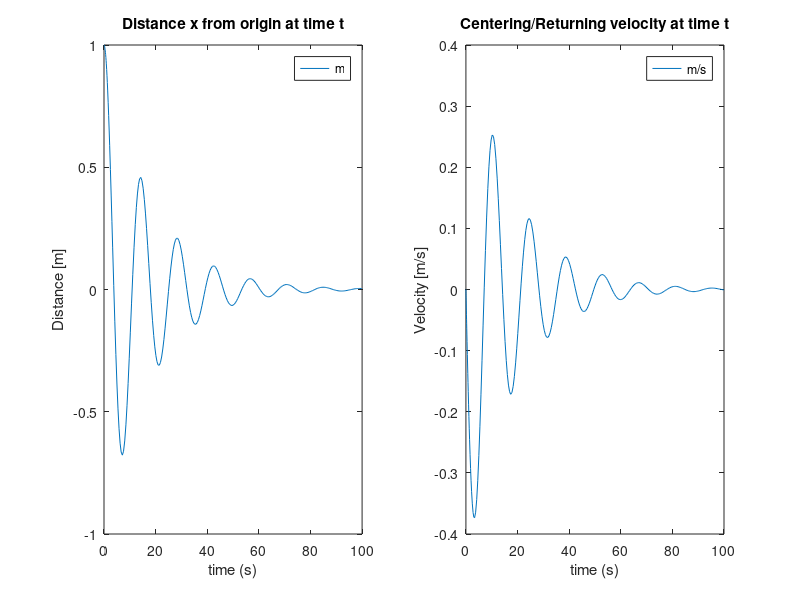

MATLAB code for this plot:
%Setting up the function for the Homogeneous ODE to be solved and plotted
function [] = bridgeOdeh()

%Constants
B=1.1; %Dampening factor [Ns/m]
M=10; %Mass of the bridge [kg]
K=2; %Spring constant (stiffness) [N/m]

%Setting up the Homogeneous ODE
    function du = f(t,u)
        du=zeros(2,1);
        du(1)=u(2);
        du(2)=-(B/M)*u(2)-(K/M)*u(1);
    end

%Initial conditions and time span
u0=[1,0];
tspan=[0 100];

%ODE Solver
[t,u] = ode45(@f,tspan,u0);

%Plotting Solutions
subplot(121);plot(t,u(:,1))
title('Distance x from origin at time t')
xlabel('time (s)')
ylabel('Distance [m]')
legend('m')
subplot(122);plot(t,u(:,2))
title('Centering/Returning velocity at time t')
xlabel('time (s)')
ylabel('Velocity [m/s]')
legend('m/s')

end